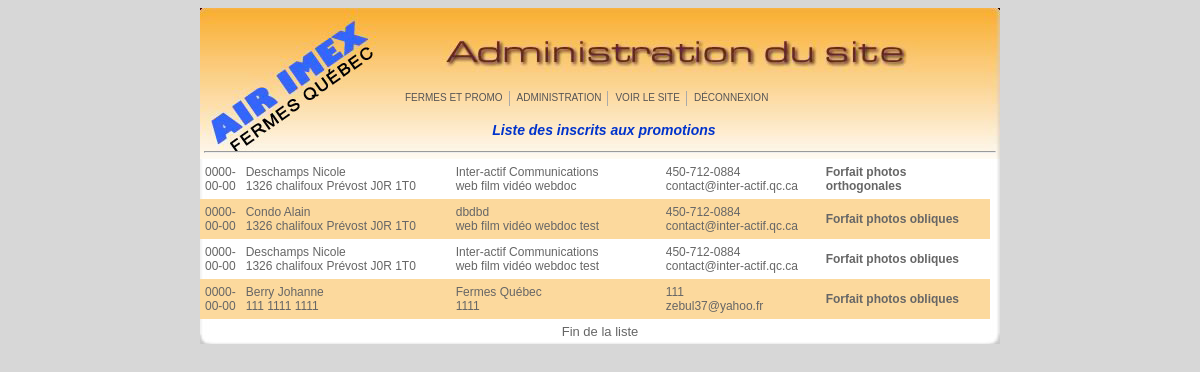
The app's page /XadminZz/inscrits_liste.php (signed in) with its own data.
### tables this page shows
CREATE TABLE `concour` (
  `date_ins` date NOT NULL,
  `n_client` varchar(3) DEFAULT '',
  `entreprise` varchar(80) DEFAULT '',
  `nom` varchar(50) DEFAULT '',
  `prenom` varchar(50) DEFAULT '',
  `nom2` varchar(50) DEFAULT '',
  `prenom2` varchar(50) DEFAULT '',
  `raison` varchar(50) DEFAULT '',
  `nom3` varchar(50) DEFAULT '',
  `prenom3` varchar(50) DEFAULT '',
  `fonction` varchar(80) DEFAULT '',
  `tph` varchar(50) DEFAULT '',
  `mobile` varchar(50) DEFAULT '',
  `fax` varchar(50) DEFAULT '',
  `mail` varchar(80) DEFAULT '',
  `web` varchar(80) DEFAULT '',
  `facebouc` varchar(80) DEFAULT '',
  `adresse` varchar(80) DEFAULT '',
  `cp` varchar(50) DEFAULT '',
  `ville` varchar(80) DEFAULT '',
  `coord` varchar(80) DEFAULT '',
  `secteur` varchar(80) DEFAULT '',
  `taille` varchar(50) DEFAULT '',
  `annee` varchar(50) DEFAULT '',
  `infos` varchar(50) DEFAULT '',
  `forfait` varchar(50) NOT NULL DEFAULT ''
);

### XadminZz/inscrits_liste.php (the view, shortened to what this page needs)
<?php
if ((isset($_SESSION['username_imex'])) && (!empty($_SESSION['username_imex']))){
?>
		<!DOCTYPE html PUBLIC "-//W3C//DTD XHTML 1.0 Transitional//EN" "http://www.w3.org/TR/xhtml1/DTD/xhtml1-transitional.dtd">
		<html xmlns="http://www.w3.org/1999/xhtml">
		<head>
		<link href="admin.css" rel="stylesheet" type="text/css" />
		</head>
		<body>
		<?php
		 $requete = "SELECT * FROM concour ORDER BY date_ins ASC";
		 $resultats = mysql_query($requete);
		?>
		<table width="800" cellpadding="0" cellspacing="0" align="center">
			<tr align="center">
			<td class="entete" height="151" valign="bottom">
			<?php  include("menu/menu2.php");?>
			<div style="line-height:30px"><span class="stats">&nbsp;&nbsp;Liste des inscrits aux promotions</span></a></div>
		<hr width="790"></td>
			</tr>
			<?php
			   while($data1 = mysql_fetch_array($resultats)) {
				?>
					<tr >
						<td class="corps">
						  <table width="790" cellspacing="0" cellpadding="5">
						   <tr bgcolor="<?php echo $couleur1 ;?>" height="40">
								<td width="15" align="left"><?php echo $data1["date_ins"];?></td>
								<td width="200" align="left"><?php echo stripslashes($data1["nom3"])." ".stripslashes($data1["prenom3"]);?><br />
								<?php echo stripslashes($data1["adresse"])." ".stripslashes($data1["ville"])." ".$data1["cp"];?></td>
								<td width="200" align="left"><?php echo stripslashes($data1["entreprise"]);?><br />
								<?php echo stripslashes($data1["secteur"]);?></td>
								<td width="150" align="left"><?php echo $data1["tph"];?><br />
								<?php echo $data1["mail"];?></td>
								<td align="left"><strong><?php echo $data1["forfait"];?></strong></td>
						  </tr>
						 </table>
				      </td>
				   </tr>
				<?php
					if($couleur1=="#FCD99D"){
						$couleur1 = $couleur2 ;
					} else {
						$couleur1 = "#FCD99D" ;
					}
				  }
		?>
		<tr>
		<td class="pieds" height="25" align="center">Fin de la liste</td>
		</tr>
		</table>
		</body>
		</html>
		<?php
} else {
		ob_end_clean();
		header("Location: login.html");
		exit;
}
?>

### XadminZz/menu/menu2.php (shortened to what this page needs)
<table cellpadding=0 cellspacing=0 width="600" align="right">
        <tr align="left">
        <td>
    <ul id="qm0" class="qmmc">
        <li><a class="qmparent" href="javascript:void(0)">FERMES ET PROMO</a>
        </li>
        <li><a class="qmparent" href="#">ADMINISTRATION</a>
        </li>
        <li><a class="qmparent" href="../../index.php" target="_blank">VOIR LE SITE</a></li>
            <li><a class="qmparent" href="logout.php">D&Eacute;CONNEXION</a></li>
         </ul>
        </td>
        </tr>
</table>
<br /><br />

### XadminZz/admin.css (style rules this page uses)
body { font-family:Arial, Helvetica, sans-serif; font-size:12px; background-color: #D7D7D7; color: #666; }
.stats { font-family:Arial, Helvetica, sans-serif; font-size:14px; color: #0033CC; font-style:italic; font-weight:bold; text-align:left; }
.entete { background:url(images/cadre_admin_entete_web.jpg); background-repeat:no-repeat; text-align:center; }
.corps { background:url(images/cadre_admin_corps_web.png); background-repeat: repeat-y; }
.pieds { background:url(images/cadre_admin_pieds_web.png); background-repeat:no-repeat; font-size:small; }
a:link, a:visited { font-family:Arial, Helvetica, sans-serif; font-size:12px; color: #F60; text-decoration: none; }

### XadminZz/menu/menu2.php (style rules this page uses)
.qmmc a, .qmmc li { float:left; display:block; white-space:nowrap; position:relative; z-index:1; }
#qm0 a { padding:5px 4px 5px 5px; color:#555555; font-family:Arial; font-size:10px; text-decoration:none; }

### records on screen
concour: date_ins "0000-00-00", nom3 "Deschamps", prenom3 "Nicole", adresse "1326 chalifoux", ville "Prévost", cp "J0R 1T0", entreprise "Inter-actif Communications", secteur "web film vidéo webdoc", tph "450-712-0884", mail "contact@inter-actif.qc.ca", forfait "Forfait photos orthogonales"
concour: date_ins "0000-00-00", nom3 "Condo", prenom3 "Alain", adresse "1326 chalifoux", ville "Prévost", cp "J0R 1T0", entreprise "dbdbd", secteur "web film vidéo webdoc test", tph "450-712-0884", mail "contact@inter-actif.qc.ca", forfait "Forfait photos obliques"
concour: date_ins "0000-00-00", nom3 "Deschamps", prenom3 "Nicole", adresse "1326 chalifoux", ville "Prévost", cp "J0R 1T0", entreprise "Inter-actif Communications", secteur "web film vidéo webdoc test", tph "450-712-0884", mail "contact@inter-actif.qc.ca", forfait "Forfait photos obliques"
concour: date_ins "0000-00-00", nom3 "Berry", prenom3 "Johanne", adresse "111", ville "1111", cp "1111", entreprise "Fermes Québec", secteur "1111", tph "111", mail "zebul37@yahoo.fr", forfait "Forfait photos obliques"
